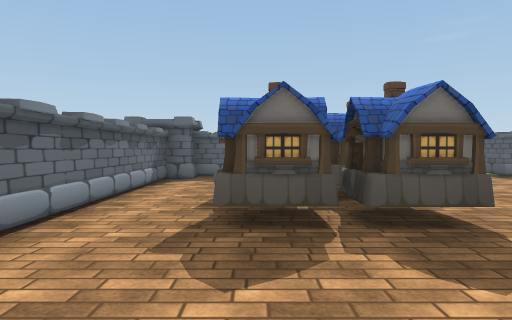
View 1 (above)

12 first-person views from a walk through a scene from a Unity 3-D project. The camera is 1.5 m above the floor, tilts 2° down and sees 75° across. The floor is counted in squares, 2 m on a side. Each view is taken from the middle of a square. On the plan, view 1 faces up. The plan holds only what a view shows up to about 11 squares ahead; the rest is blank. The place goes on beyond the plan. The player is left out. Some animated figures are left out. Some surface patterns are stand-ins.

View 2
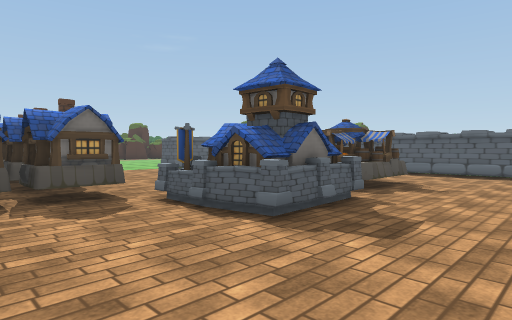

View 3
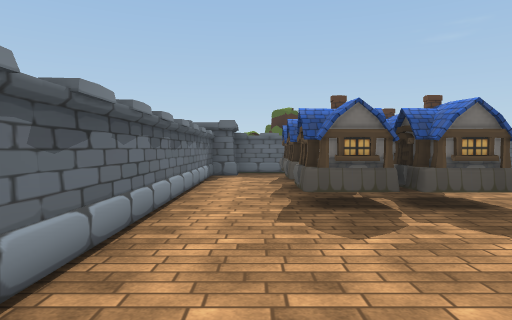

View 4
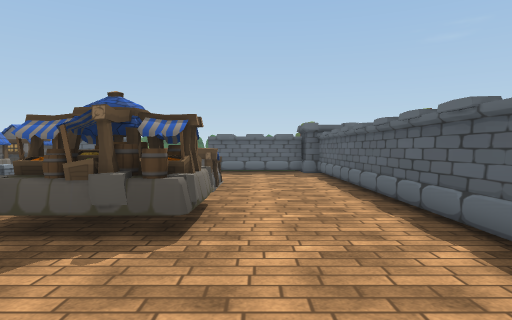

View 5
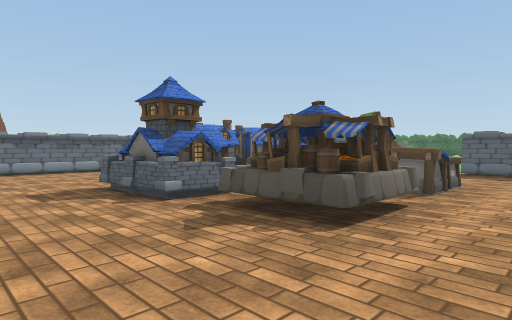

View 6
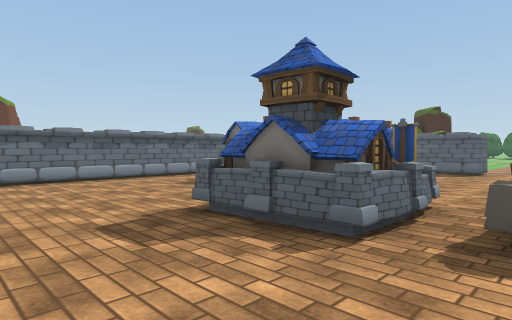

View 7
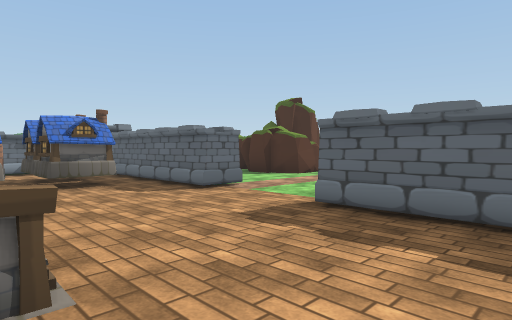

View 8
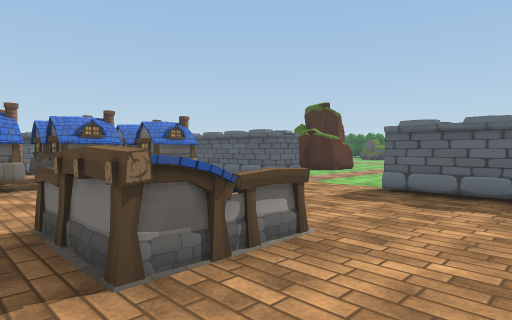

View 9
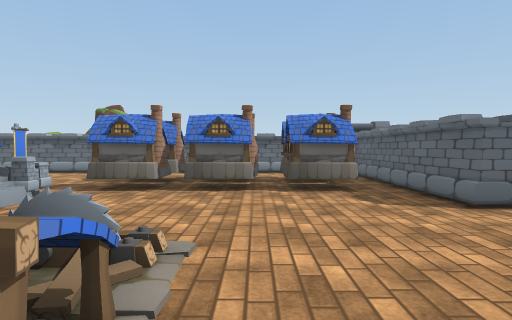

View 10
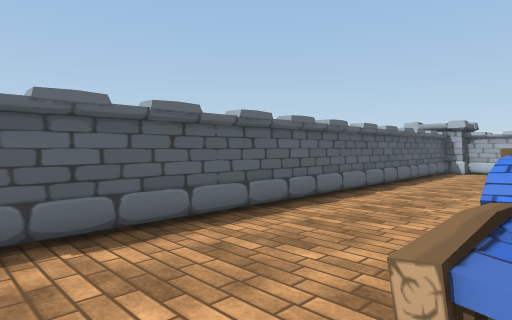

View 11
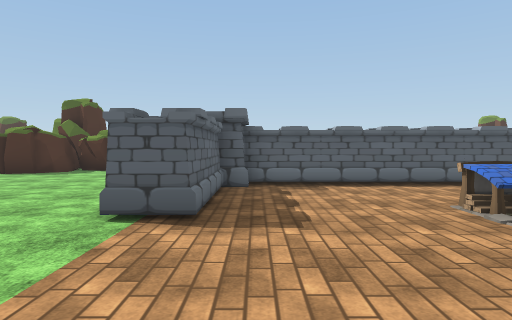

View 12
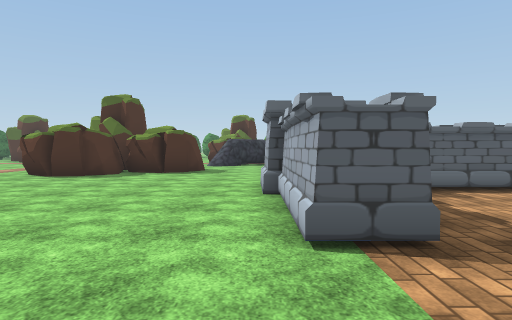

### Floor plan
Points are (right, up) in squares from view 1. A wall is a line through its corners. A room is listed if a view was taken in it or the views show most of it. See-through windows are left out.
Room 1 (views 1, 2, 3, 4, 5, 6, 7, 8, 9, 10, 11)
walls: (3.9, 9.7) (3.9, 8.7) (-1.6, 8.7) (-1.6, 8.2); (9.5, 8.2) (9.5, 9); (9.5, 8.7) (6.5, 8.7) (6.5, 9.6); (-2.2, 8.2) (-2.1, -1.9); (9.9, -2.6) (9.9, 8.2)
ways out: opening at (5, 9) to room 2
objects: house (0, 3) to (1, 4); house (0, 5) to (1, 6); house (0, 7) to (1, 8); other object (2, 1) to (4, 2); house (2, 3) to (2, 4); house (2, 5) to (2, 6); house (2, 7) to (2, 8); other object (6, 1) to (7, 2); other object (6, 4) to (7, 5)
Room 2 (view 12)
walls: (2, 12.5) (1.1, 12.5); (2.6, 14.1) (2.6, 13.1) (2.3, 12.8) (1.8, 12.7); (6.5, 9.6) (9.5, 9.6); (9.5, 9.8) (11.1, 9.8); (12.8, 15.3) (12.8, 15.8) (13.4, 16.6); (13.1, 15.5) (12.8, 15.7); (13.4, 14.3) (13.2, 14.8) (13, 14.7) (12.8, 15.7); (14.1, 13.5) (14.3, 14.2); (14.1, 13.1) (14.5, 14.2)
low walls: (13.4, 14.3) (13.2, 14.8)
ways out: opening at (5, 9) to room 1; opening at (12.3, 12)

Positions as (right, up) in squares from view 1, and headings:
1: (0, 0), facing up
2: (0, -2), facing up-right
3: (-1, -1), facing up
4: (8, -2), facing up
5: (9, -2), facing up-left
6: (6, -2), facing up-left
7: (9, 5), facing up-left
8: (9, 3), facing up-left
9: (8, 6), facing left
10: (7, 6), facing down-right
11: (3, 8), facing right
12: (4, 10), facing right
